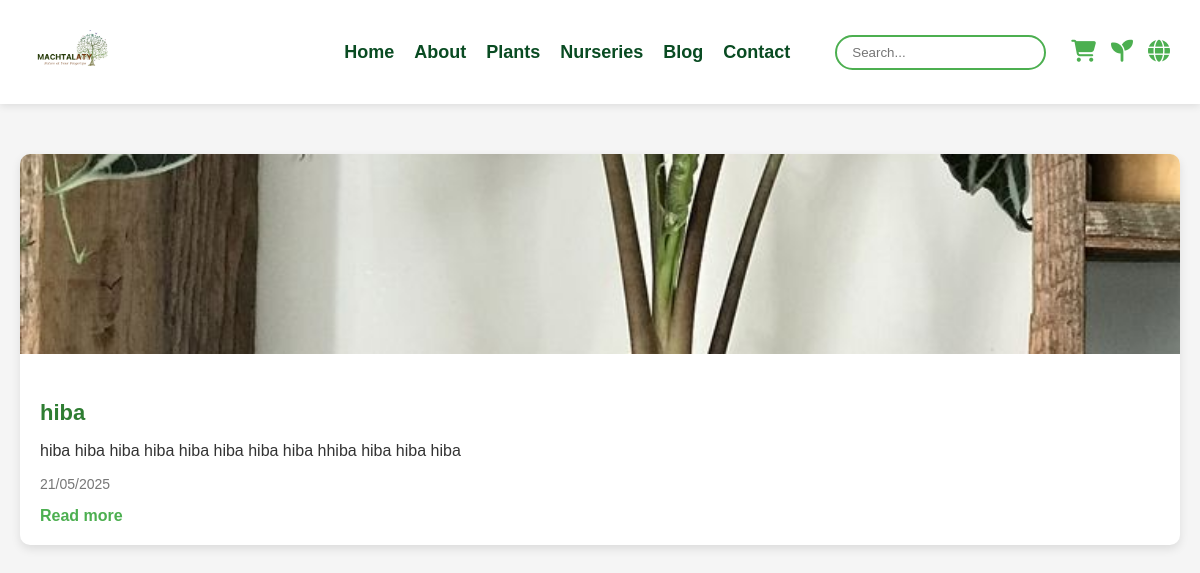
/blogM.php, run on the app's committed database.
### tables this page shows
CREATE TABLE `blog` (
  `id` int(11) NOT NULL,
  `name` varchar(255) NOT NULL,
  `text` text NOT NULL,
  `image` varchar(255) NOT NULL,
  `created_at` timestamp NOT NULL DEFAULT current_timestamp()
);

### blogM.php (the view, shortened to what this page needs)
<?php
$conn = new mysqli("localhost", "root", "", "machtala");
$sql = "SELECT * FROM blog ORDER BY created_at DESC";
$result = $conn->query($sql);
?>
<!DOCTYPE html>
<html lang="en">
<head>
    <link rel="stylesheet" href="https://cdnjs.cloudflare.com/ajax/libs/font-awesome/6.5.0/css/all.min.css">
</head>
<body>
<nav>
    <div class="navbar">
        <div class="logo">
            <img src="../project_hiba/img/3.png" alt="Logo" title="Machtalaty Logo">
        </div>
        <div class="nav-links">
            <ul>
                <li><a href="homeM.php" data-lang="home">Home</a></li>
                <li><a href="aboutM.php" data-lang="about">About</a></li>
                <li><a href="plantesM.php" data-lang="plants">Plants</a></li>
                <li><a href="pepiniere.php" data-lang="nurseries">Nurseries</a></li>
                <li><a href="blogM.php" data-lang="blog">Blog</a></li>
                <li><a href="contactM.php" data-lang="contact">Contact</a></li>
            </ul>
            <form action="recherche.php" method="GET">
                <input type="text" name="search" class="search-bar" placeholder="Search...">
            </form>
            <div class="icons">
                <a href="cart.php" title="Cart"><i class="fas fa-shopping-cart"></i></a>
                <div class="login-icon">
                    <a href="#"><i class="fas fa-seedling"></i></a>
                </div>
                <div class="lang-switcher">
                    <a href="#"><i class="fas fa-globe"></i></a>
                </div>
            </div>
        </div>
    </div>
</nav>
<main class="blog-container">
    <?php if ($result->num_rows > 0): ?>
        <?php while($row = $result->fetch_assoc()): ?>
            <article class="blog-card">
                <img src="img/<?php echo htmlspecialchars($row['image']); ?>" alt="Blog Image">
                <div class="blog-content">
                    <h3><?php echo htmlspecialchars($row['name']); ?></h3>
                    <p><?php echo mb_strimwidth(htmlspecialchars($row['text']), 0, 100, "..."); ?></p>
                    <div class="date"><?php echo date("d/m/Y", strtotime($row['created_at'])); ?></div>
                    <a href="details_blog.php?id=<?php echo $row['id']; ?>" data-lang="readMore">Read more</a>
                </div>
            </article>
        <?php endwhile; ?>
    <?php else: ?>
        <p style="text-align:center; font-size:18px;" data-lang="noPosts">No blog posts available.</p>
    <?php endif; ?>
</main>
</body>
</html>

### blogM.php (style rules this page uses)
nav { background: #fff; box-shadow: 0 2px 8px rgba(0,0,0,0.1); position: sticky; top: 0; width: 100%; z-index: 1000; animation: slideDown 1s ease forwards; }
.navbar { display: flex; align-items: center; justify-content: space-between; padding: 10px 30px; flex-wrap: wrap; }
.logo img { width: 80px; transition: transform 0.5s ease; }
.nav-links { display: flex; align-items: center; gap: 25px; }
.nav-links ul { list-style: none; display: flex; gap: 20px; }
.nav-links ul li a { text-decoration: none; color: #094b22; font-weight: 600; font-size: 18px; position: relative; transition: color 0.3s; }
.nav-links ul li a::after { content: ""; height: 2px; background: #4caf50; width: 0; position: absolute; left: 0; bottom: -5px; transition: 0.3s; }
.search-bar { padding: 8px 15px; border: 2px solid #4caf50; border-radius: 20px; outline: none; margin-left: 20px; transition: 0.3s; }
.icons { display: flex; align-items: center; gap: 15px; }
.icons a { color: #4caf50; font-size: 22px; transition: transform 0.3s ease, color 0.3s; }
.login-icon, .lang-switcher { position: relative; }
body { margin: 0; font-family: Arial, sans-serif; background-color: #f5f5f5; }
.blog-container { max-width: 1200px; margin: 50px auto; display: grid; grid-template-columns: repeat(auto-fit, minmax(320px, 1fr)); gap: 30px; padding: 0 20px; }
.blog-card { background-color: #fff; border-radius: 10px; overflow: hidden; box-shadow: 0 4px 10px rgba(0,0,0,0.1); transition: transform 0.3s; }
.blog-card img { width: 100%; height: 200px; object-fit: cover; }
.blog-content { padding: 20px; }
.blog-content h3 { color: #2e7d32; font-size: 22px; margin-bottom: 10px; }
.blog-content p { color: #333; font-size: 16px; }
.blog-content .date { font-size: 14px; color: #777; margin-top: 10px; }
.blog-content a { display: inline-block; margin-top: 15px; color: #4caf50; text-decoration: none; font-weight: bold; }

### data on the page
blog: image (picture), name "hiba", text "hiba hiba hiba hiba hiba hiba hiba hiba hhiba hiba hiba hiba", created_at "21/05/2025"
